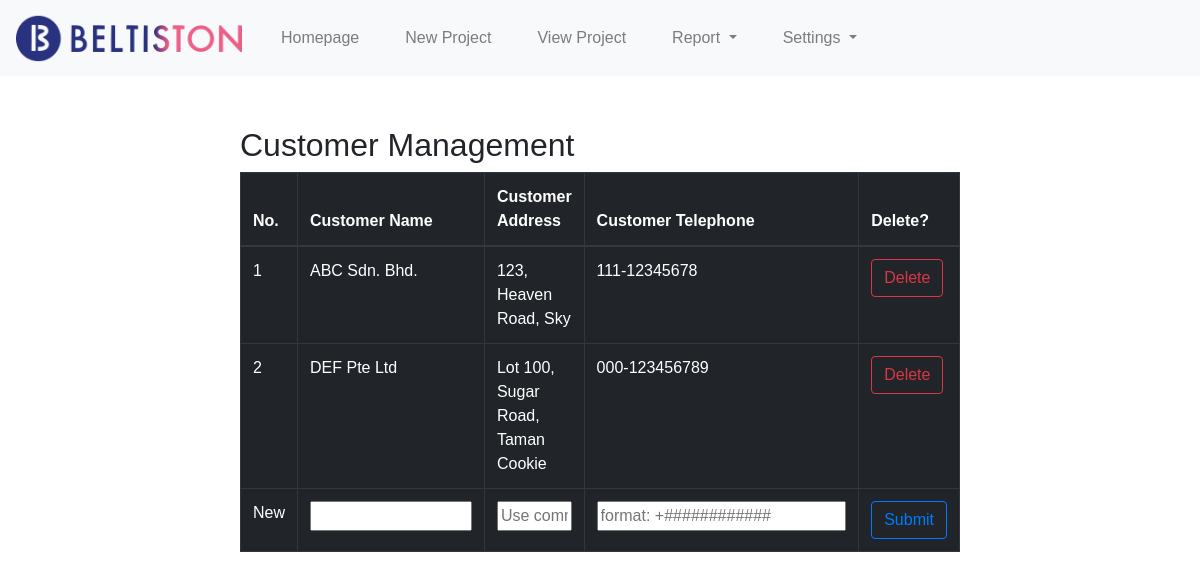
The page /settings-customer on the database as committed earlier.
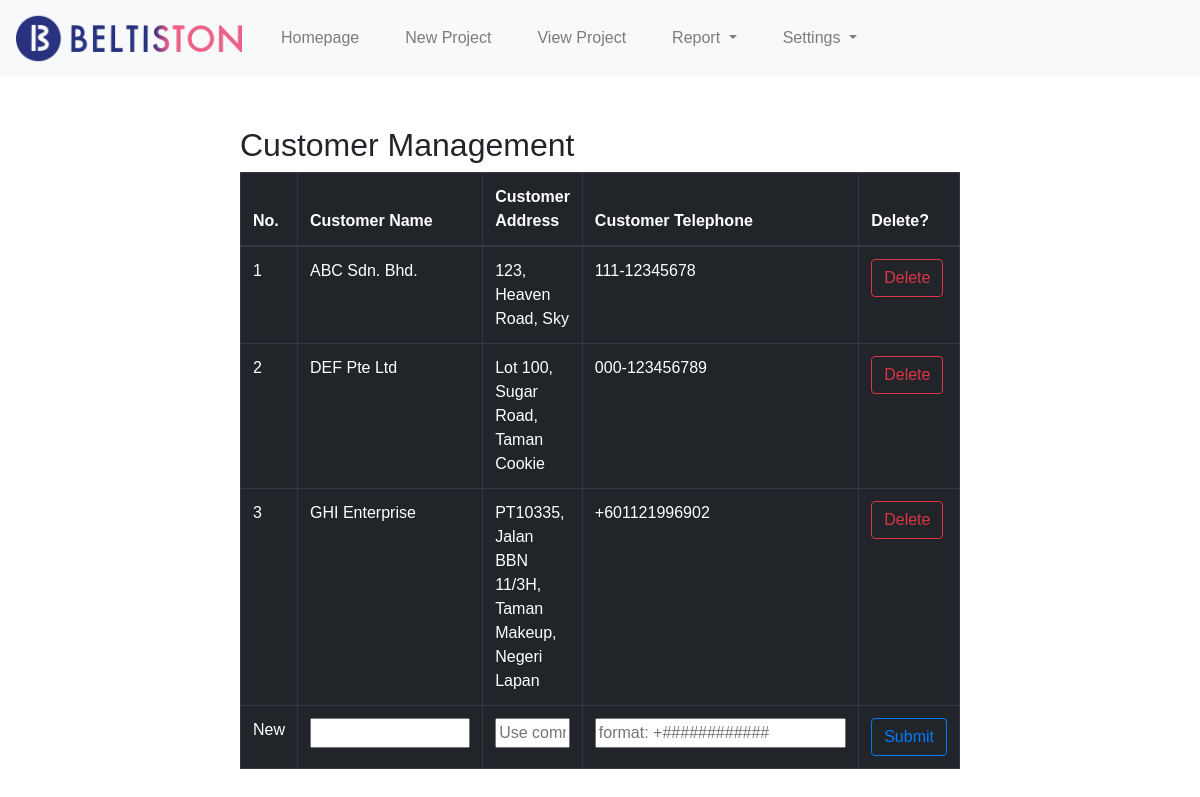
The same page on the database as committed later.
### tables this page shows
CREATE TABLE customers (
                    id INTEGER PRIMARY KEY AUTOINCREMENT,
                    name TEXT,
                    address TEXT,
                    telephone TEXT
                );

### app.py (the view, shortened to what this page needs)
@app.route("/settings-customer", methods=["POST", "GET"])
def settingscustomer():
    results = showcustomer()
    if request.method == "GET":
        return render_template("settings-customer.html", results=results,
                               cus_name="", cus_add="", cus_tel="")

### backendprocess.py (called while the page is built)
def showcustomer():
    with sqlite3.connect('p1_database.db') as conn:
        cur = conn.cursor()
        cur.execute("""SELECT * FROM customers;""")
    return cur.fetchall()

### templates/settings-customer.html (shortened to what this page needs)
{% extends "layout.html" %}
{% block body %}
<div class="settings-customer-mainbody">
    <h2>Customer Management</h2>
    <table class="table table-bordered stripped table-dark">
        <thead>
            <tr>
                <th style="width:20px">No.</th>
                <th style="width:200px">Customer Name</th>
                <th>Customer Address</th>
                <th style="width:300px">Customer Telephone</th>
                <th style="width:50px">Delete?</th>
            </tr>
        </thead>
        <tbody>
            {% for result in results %}
            <tr>
                <td>{{loop.index}}</td>
                <td>{{result[1]}}</td>
                <td>{{result[2]}}</td>
                <td>{{result[3]}}</td>
                <td>
                    <form action="/deletecustomer" method="POST" onsubmit="return confirm('Do you really want to delete this customer?');">
                        <input type="submit" value="Delete" class="btn btn-outline-danger">
                    </form>
                </td>
            </tr>
            {% endfor %}
            <form action="/settings-customer" method="POST">
            <tr>
                <td>New</td>
                <td><input class="newcustomer" name="newcustomer" type="text" required value="{{cus_name}}"></td>
                <td><input class="newcustomer" name="newaddress" type="text" required value="{{cus_add}}" placeholder="Use comma (,) to break lines when printing later."></td>
                <td><input class="newcustomer" name="newtelephone" type="text" required value="{{cus_tel}}" placeholder="format: +############"></td>
                <td><input type="submit" value="Submit" class="btn btn-outline-primary"></td>
            </tr>
            </form>
        </tbody>
    </table>
</div>
{% endblock %}

### templates/layout.html (shortened to what this page needs)
<!DOCTYPE html>
<html lang="en">
    <head>
        <link rel="stylesheet" href="https://stackpath.bootstrapcdn.com/bootstrap/4.4.1/css/bootstrap.min.css">
        <link href="/static/styles.css" rel="stylesheet">
        <link rel="stylesheet" type="text/css" href="https://cdn.jsdelivr.net/npm/bootstrap@4.1.3/dist/css/bootstrap.min.css">
        <link rel="stylesheet" type="text/css" href="https://unpkg.com/bootstrap-table@1.21.0/dist/bootstrap-table.min.css">
        <link rel="stylesheet" type="text/css" href="https://cdn.datatables.net/1.10.25/css/dataTables.bootstrap5.css">
        <link rel="stylesheet" type="text/css" href="https://cdn.datatables.net/1.12.1/css/jquery.dataTables.css">
        <link rel="stylesheet" type="text/css" href="https://cdnjs.cloudflare.com/ajax/libs/font-awesome/4.7.0/css/font-awesome.min.css">
    </head>
    <body style="font-family: Tahoma, sans-serif">
        <nav class="navbar navbar-expand-lg navbar-light bg-light">
            <a class="navbar-brand" href="https://beltiston.co/" target="_blank"><img style="height: 50px" align="middle" src="/static/logo.png"></a>
            <div class="collapse navbar-collapse" id="navbarSupportedContent">
                <ul class="navbar-nav mr-auto">
                    <li class="nav-item">
                        <a class="nav-link" href="/">Homepage</a>
                    </li>
                    <li class="nav-item">
                        <a class="nav-link" href="/newproject">New Project</a>
                    </li>
                    <li class="nav-item">
                        <a class="nav-link" href="/viewproject">View Project</a>
                    </li>
                    <li class="nav-item dropdown">
                        <a class="nav-link dropdown-toggle" href="" id="navbarDropdown" role="button" data-bs-toggle="dropdown" aria-haspopup="true" aria-expanded="false">
                            Report </a>
                    </li>
                    <li class="nav-item dropdown">
                        <a class="nav-link dropdown-toggle" href="" id="navbarDropdown" role="button" data-bs-toggle="dropdown" aria-haspopup="true" aria-expanded="false">
                            Settings </a>
                    </li>
                </ul>
            </div>
        </nav>
        <div class="spaceformessage">
        </div>
        {% block body %}
        {% endblock %}
    </body>
</html>

### static/styles.css (style rules this page uses)
body { font-family: Verdana , sans-serif; }
li.nav-item { margin: 0px 15px; }
.spaceformessage { height: 50px; width: 100% }
.settings-customer-mainbody { margin: 0 20%; }
.newcustomer { width: 100%; }

Rows that differ between the two databases and show on the page:
added customers: name "GHI Enterprise", address "PT10335, Jalan BBN 11/3H, Taman Makeup, Negeri Lapan", telephone "+601121996902"
